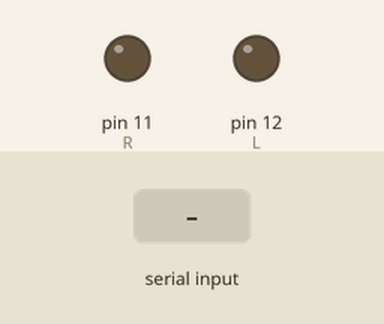
Recording of a sketch running on a simulated Arduino Uno, built with avr-gcc and run on an emulated ATmega328P. Shown: output pins drawn as LEDs (lit = HIGH). The inputs (shaded band) are chosen by the test bench.

Above: at 1.2 s.
1.3 s: "2" received over Serial
At 2.5 s:
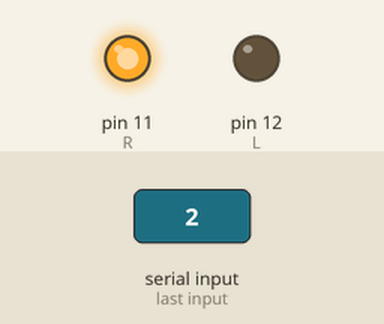
2.8 s: "1" received over Serial
At 3.7 s:
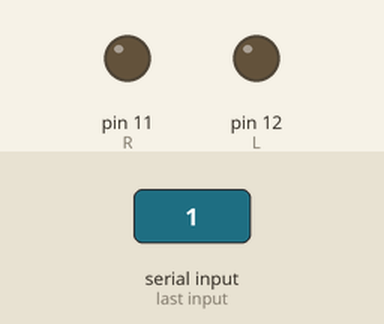
4.3 s: "3" received over Serial
At 7.6 s:
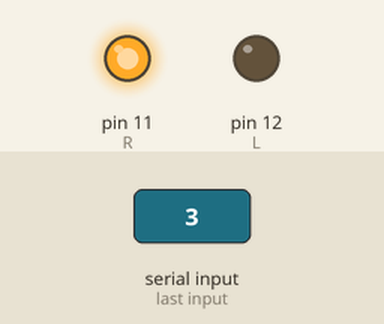
Timing chart, 0 to 13.3 s (numbered marks = the images above; inputs shaded):
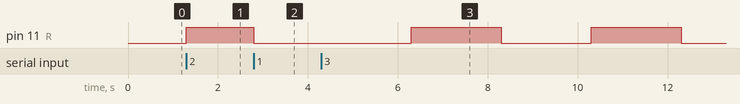

Measured:
- after the input at 1.3 s, pin 11 (R): LOW → HIGH at once
- after the input at 2.8 s, pin 11 (R): HIGH → LOW at once
- after the input at 4.3 s, pin 11 (R): alternates HIGH for 2.0 s and LOW for 2.0 s, starting after 2.0 s

The sketch:

relay.ino
```cpp
 #define R 11
#define LS 7
#define L 12
char test ;


void setup()
{
    // Open serial communications and wait for port to open:
    Serial.begin(57600);
    pinMode(L, OUTPUT);
    pinMode(R, OUTPUT); // ก
    pinMode(LS, INPUT);
}

void loop() // run over and over
{
    if (Serial.available()) // ตรวจสอบว่ามีข้อมูลเข้ามาหรือไม่
    test = Serial.read();
    else if (test == '1') // ถ้าข้อมูลที่เข้ามาคือ 1, 2, 3 ให้ทำงานตามที่กำหนด
{
    digitalWrite(R, LOW);


}
else if(test == '2')
{
    digitalWrite(R, HIGH);

}
else if (test == '3')
{
    digitalWrite(R, LOW);

    delay(1000);

    delay(1000);
    digitalWrite(R, HIGH);

    delay(1000);

    delay(1000);

}
else if (test == '4')
{
    if(digitalRead(LS) == HIGH)
    {
      digitalWrite(R, LOW);
    }
    else if(digitalRead(LS) == LOW)
    {
      digitalWrite(R, HIGH);
    }
}
}
```
